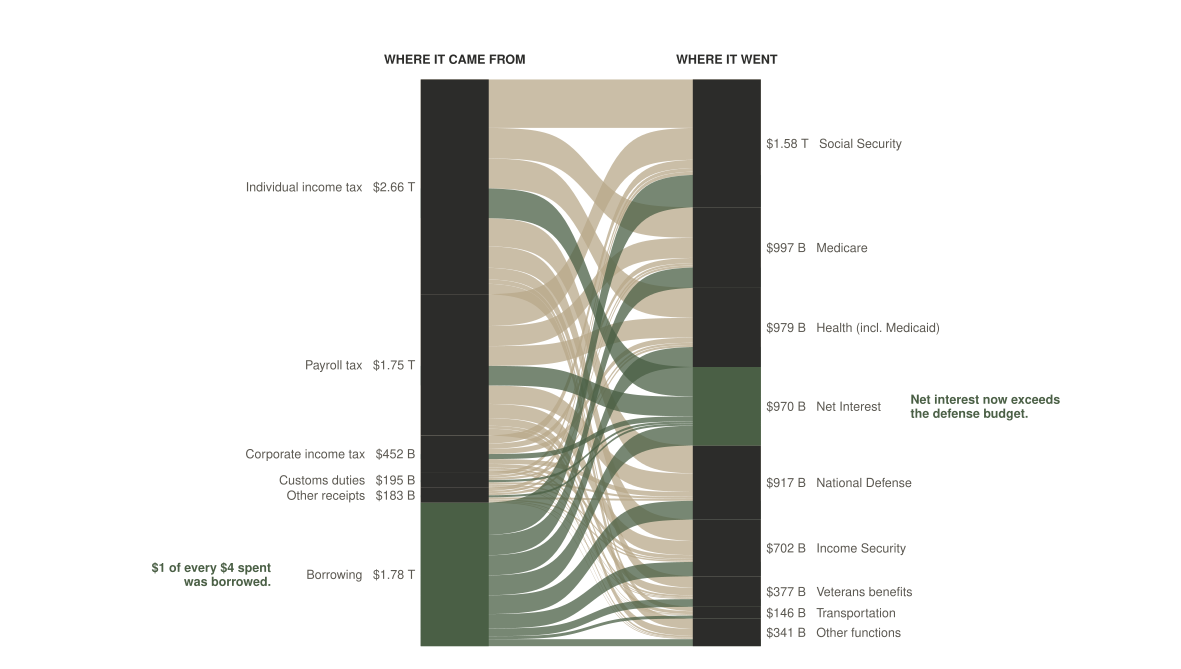

The R source for this figure:
# Task 8 v2 — US Federal Budget Sankey, FY2025.
#
# Changes from v1:
#   * Stratum y-positions now extracted from ggplot_build() so labels
#     are guaranteed to align with the rendered bars (v1 had labels
#     pinned at hand-computed y-values that didn't match ggalluvial's
#     internal level ordering).
#   * Color scheme reduced from six source-hues to a one-color story:
#     Heritage Red marks the two storied flows (Borrowing on the in-
#     side, Net Interest on the out-side); every other flow is dark
#     quartz neutral. Removes v1's visual chaos and isolates the story.
#   * Both story callouts anchor to the actual stratum mid-y values.
#
# Source: U.S. Department of the Treasury, Bureau of the Fiscal Service,
# Monthly Treasury Statement, FY2025 final (record date 2025-09-30),
# MTS Table 9, retrieved via the Fiscal Data API:
#   https://api.fiscaldata.treasury.gov/services/api/fiscal_service/
#     v1/accounting/mts/mts_table_9
# Local file: data/task_08/mts_table_9_fy2025.json.

setwd("/Users/alexanderweber/Documents/hsg/6_semester/data_visualization_with_ai")

suppressPackageStartupMessages({
  library(dplyr)
  library(tidyr)
  library(ggplot2)
  library(ggalluvial)
})

source("design_system.R")

chart_family <- ""  # PDF-native fallback; see task_07 notes.

# ---- Numbers (billions of dollars, FY2025 final) -----------------------
sources <- tibble::tribble(
  ~source,                       ~amount,
  "Individual income tax",        2656,
  "Payroll tax",                  1748,
  "Corporate income tax",          452,
  "Customs duties",                195,
  "Other receipts",                183,
  "Borrowing",                    1776
)

uses <- tibble::tribble(
  ~use,                          ~amount,
  "Social Security",              1581,
  "Medicare",                      997,
  "Health (incl. Medicaid)",       979,
  "Net Interest",                  970,
  "National Defense",              917,
  "Income Security",               702,
  "Veterans benefits",             377,
  "Transportation",                146,
  "Other functions",               341
)

stopifnot(sum(sources$amount) == sum(uses$amount))
total <- sum(sources$amount)
cat("Total flow:", total, "B (FY2025 outlays)\n")

# ---- Build flow table --------------------------------------------------
flows <- tidyr::expand_grid(
    source = sources$source,
    use    = uses$use
  ) %>%
  left_join(sources, by = "source") %>%
  rename(src_amt = amount) %>%
  left_join(uses, by = "use") %>%
  rename(use_amt = amount) %>%
  mutate(flow = src_amt * use_amt / total)

# Sanity check: row sums = source amounts; col sums = use amounts.
src_check <- flows %>% group_by(source) %>% summarise(s = sum(flow), .groups = "drop") %>%
  left_join(sources, by = "source") %>% mutate(diff = s - amount)
use_check <- flows %>% group_by(use) %>% summarise(s = sum(flow), .groups = "drop") %>%
  left_join(uses, by = "use") %>% mutate(diff = s - amount)
stopifnot(all(abs(src_check$diff) < 0.01))
stopifnot(all(abs(use_check$diff) < 0.01))

# ---- Order strata so the largest sits at the TOP -----------------------
# stat_stratum stacks factor levels with level 1 at the TOP (high y) and
# the last level at the BOTTOM. So the editorial top-to-bottom order IS
# the factor level order — no reversal.
src_levels_top_first <- c(
  "Individual income tax", "Payroll tax", "Corporate income tax",
  "Customs duties", "Other receipts", "Borrowing"
)
use_levels_top_first <- c(
  "Social Security", "Medicare", "Health (incl. Medicaid)",
  "Net Interest", "National Defense", "Income Security",
  "Veterans benefits", "Transportation", "Other functions"
)
flows <- flows %>%
  mutate(
    source = factor(source, levels = src_levels_top_first),
    use    = factor(use,    levels = use_levels_top_first)
  )

# ---- Color scheme (story-driven) ---------------------------------------
# One neutral stone for every "ordinary" flow. Heritage Red marks the
# two flows the reader must see immediately:
#   * In-side:  every band that originates from "Borrowing".
#   * Out-side: every band that terminates at "Net Interest".
flows <- flows %>%
  mutate(storyflow = factor(case_when(
    source == "Borrowing"     ~ "Borrowing",
    use    == "Net Interest"  ~ "Net Interest",
    TRUE                      ~ "Other"
  ), levels = c("Other", "Net Interest", "Borrowing")))

# Sort so the gray flows draw first and red flows draw on top —
# preattentive emphasis. ggalluvial draws rows in input order.
flows <- flows %>% arrange(storyflow)

flow_colors <- c(
  "Other"        = pg_palette$dark_quartz,
  "Net Interest" = pg_palette$heritage_red,
  "Borrowing"    = pg_palette$heritage_red
)

# Stratum bars: dark for everything; red for the two story strata.
stratum_fill <- setNames(
  rep(pg_palette$onyx,
      length(src_levels_top_first) + length(use_levels_top_first)),
  c(src_levels_top_first, use_levels_top_first)
)
stratum_fill["Borrowing"]    <- pg_palette$heritage_red
stratum_fill["Net Interest"] <- pg_palette$heritage_red

# ---- Helpers -----------------------------------------------------------
fmt_b <- function(x) {
  ifelse(x >= 1000,
         sprintf("$%.2f T", x / 1000),
         sprintf("$%d B", round(x)))
}

# ---- Base plot (no labels yet — we need rendered stratum positions) ----
stratum_w <- 1/4

p_base <- ggplot(flows,
                 aes(axis1 = source, axis2 = use, y = flow)) +
  geom_alluvium(aes(fill = storyflow),
                width = stratum_w, alpha = 0.75,
                knot.pos = 0.4, curve_type = "sigmoid") +
  geom_stratum(width = stratum_w,
               aes(fill = after_stat(stratum)),
               color = NA) +
  scale_fill_manual(values = c(flow_colors, stratum_fill),
                    guide = "none") +
  scale_x_continuous(limits = c(-0.6, 3.6), expand = c(0, 0)) +
  scale_y_continuous(expand = expansion(mult = c(0.02, 0.07))) +
  coord_cartesian(clip = "off") +
  labs(x = NULL, y = NULL) +
  theme_void(base_family = chart_family) +
  theme(plot.margin = margin(t = 14, r = 14, b = 8, l = 14))

# ---- Pull actual stratum positions from the rendered build ------------
gb <- ggplot_build(p_base)
strat_layer_idx <- which(sapply(gb$plot$layers,
                                function(l) inherits(l$stat, "StatStratum")))[1]
strat_data <- gb$data[[strat_layer_idx]] %>%
  mutate(y_mid = (ymin + ymax) / 2)

src_pos <- strat_data %>% filter(x == 1)
use_pos <- strat_data %>% filter(x == 2)

src_labels <- src_pos %>%
  transmute(
    x  = 1 - stratum_w / 2 - 0.02,
    y  = y_mid,
    label = paste0(stratum, "   ", fmt_b(count))
  )

use_labels <- use_pos %>%
  transmute(
    x  = 2 + stratum_w / 2 + 0.02,
    y  = y_mid,
    label = paste0(fmt_b(count), "   ", stratum)
  )

borrowing_y    <- src_pos$y_mid[src_pos$stratum == "Borrowing"]
net_interest_y <- use_pos$y_mid[use_pos$stratum == "Net Interest"]

# ---- Final plot with labels + callouts --------------------------------
p <- p_base +
  geom_text(data = src_labels, aes(x = x, y = y, label = label),
            family = chart_family, size = 3.0, color = pg_palette$alloy,
            hjust = 1, vjust = 0.5, inherit.aes = FALSE) +
  geom_text(data = use_labels, aes(x = x, y = y, label = label),
            family = chart_family, size = 3.0, color = pg_palette$alloy,
            hjust = 0, vjust = 0.5, inherit.aes = FALSE) +
  # Column headers
  annotate("text", x = 1, y = total + 250,
           label = "WHERE IT CAME FROM",
           family = chart_family, size = 3.2, fontface = "bold",
           color = pg_palette$onyx, hjust = 0.5) +
  annotate("text", x = 2, y = total + 250,
           label = "WHERE IT WENT",
           family = chart_family, size = 3.2, fontface = "bold",
           color = pg_palette$onyx, hjust = 0.5) +
  # Story callouts — anchored to actual stratum y-positions.
  annotate("text",
           x = 1 - stratum_w / 2 - 0.55,
           y = borrowing_y,
           label = "$1 of every $4 spent\nwas borrowed.",
           family = chart_family, size = 3.1,
           color = pg_palette$heritage_red,
           fontface = "bold",
           hjust = 1, vjust = 0.5,
           lineheight = 0.95) +
  annotate("text",
           x = 2 + stratum_w / 2 + 0.55,
           y = net_interest_y,
           label = "Net interest now exceeds\nthe defense budget.",
           family = chart_family, size = 3.1,
           color = pg_palette$heritage_red,
           fontface = "bold",
           hjust = 0, vjust = 0.5,
           lineheight = 0.95)

out_pdf <- "iterations/task_08/v2/budget_sankey_v2.pdf"
ggsave(out_pdf, p, width = 30, height = 17, units = "cm", device = "pdf")
cat("Saved:", out_pdf, "\n")
cat("Borrowing y    =", borrowing_y, "\n")
cat("Net Interest y =", net_interest_y, "\n")
